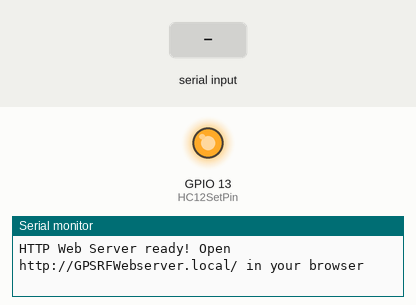
A sketch run on a simulated ESP8266 (NodeMCU). On the bench: output pins drawn as LEDs (lit = HIGH), the last lines printed to the serial monitor. Inputs (shaded band) come from the test bench. The modem accepts every AT command (registered, SIM ready, sends succeed) and sends nothing else.

Above: at 9.4 s.
9.5 s: "AT,1\n" received over Serial
At 10.0 s:
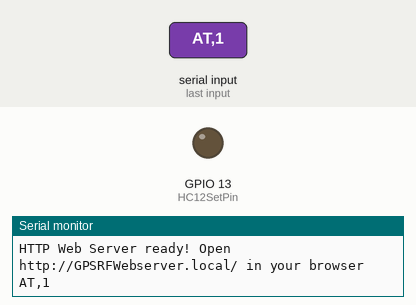
11.7 s: "AT+B\n" received over the second serial link
At 13.4 s:
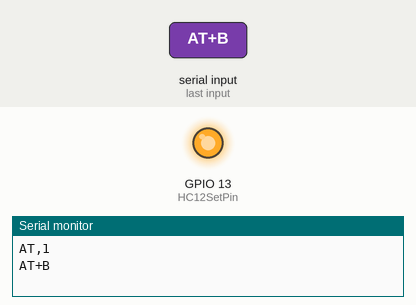
14.2 s: "AT\n" received over Serial
At 14.7 s:
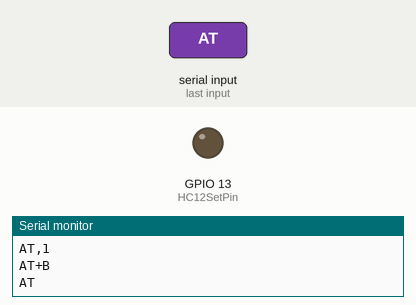
17.9 s: "AT+B\n" received over Serial
At 20.0 s:
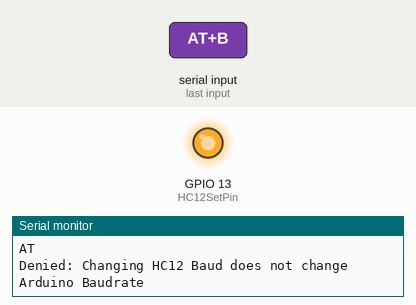
Timing chart, 0 to 21.5 s (numbered marks = the images above; inputs shaded):
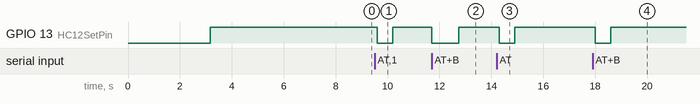

The sketch:

GPSRFWebserverFR.ino
```cpp
#include <ESP8266WiFi.h>
#include <WiFiClient.h>
#include <ESP8266WebServer.h>
#include <ESP8266mDNS.h>
#include <ESP8266HTTPUpdateServer.h>
#include <SoftwareSerial.h>

//--- Begin Pin Declarations ---//
const byte HC12RxdPin = 14;                          // "RXD" Pin on HC12
const byte HC12TxdPin = 12;                          // "TXD" Pin on HC12
const byte HC12SetPin = 13;                          // "SET" Pin on HC12
//--- End Pin Declarations ---//

char byteIn;                                        // Temporary variable
String HC12ReadBuffer = "";                         // Read/Write Buffer 1 -- Serial
String SerialReadBuffer = "";                       // Read/Write Buffer 2 -- HC12

char *galt = NULL ;
float glatweb;
float glngweb;
float gspeedweb;
char* GPSSentence;

//float VCC;
//float VccGPS;
//char* VccText;
//char msgBuffer[6];

boolean serialEnd = false;                          // Flag for End of Serial String
boolean HC12End = false;                            // Flag for End of HC12 String
boolean commandMode = false;                        // Send AT commands to remote receivers

const char* host = "GPSRFWebserver";
const char* hostUpdate = "GPSRFWUpdate";
const char* ssid = "GPSRFWebserver";
const char* password = "RFGPS123456789";

//--- End variable declarations ---//

// Create Software Serial Ports for HC12 & GPS
// Software Serial ports Rx and Tx are opposite the HC12 Rxd and Txd
SoftwareSerial HC12(HC12TxdPin, HC12RxdPin);

// Define Access point IP
IPAddress local_IP(192, 168, 4, 1);
IPAddress gateway(192, 168, 4, 1);
IPAddress subnet(255, 255, 255, 0);

// Define a web server at port 80 for HTTP
ESP8266WebServer server(80);
ESP8266WebServer httpServer(81);
ESP8266HTTPUpdateServer httpUpdater;
//ADC_MODE(ADC_VCC);


void setup() {
  Serial.begin(9600);                               // Open serial port to computer at 9600 Baud
  HC12ReadBuffer.reserve(82);                       // Reserve 82 bytes for message
  SerialReadBuffer.reserve(82);                     // Reserve 82 bytes for message
  //  GPSReadBuffer.reserve(82);                        // Reserve 82 bytes for longest NMEA sentence

  Serial.println();
  Serial.println("Configuring access point...");

  //set-up the custom IP address
  WiFi.mode(WIFI_AP_STA);
  WiFi.softAPConfig(local_IP, gateway, subnet);  // subnet FF FF FF 00

  /* You can remove the password parameter if you want the AP to be open. */
  WiFi.softAP(ssid, password);

  IPAddress myIP = WiFi.softAPIP();

  Serial.print("AP IP address: ");
  Serial.println(myIP);

  MDNS.begin(host);
  MDNS.begin(hostUpdate);

  httpUpdater.setup(&httpServer);
  httpServer.begin();

  MDNS.addService("http", "tcp", 81);
  MDNS.addService("http", "tcp", 80);
  Serial.printf("HTTP Update Server is ready! Open http://%s.local:81/update in your browser\n", hostUpdate);

  server.on ( "/", handleRoot );
  server.on ( "/inline", []() {
    server.send ( 200, "text/plain", "this works as well" );
  } );
  server.onNotFound ( handleNotFound );

  server.begin();
  Serial.printf("HTTP Web Server ready! Open http://%s.local/ in your browser\n", host);
  delay(3000);

  pinMode(HC12SetPin, OUTPUT);                      // Output High for Transparent / Low for Command
  digitalWrite(HC12SetPin, HIGH);                   // Enter Transparent mode
  delay(80);                                        // 80 ms delay before operation per datasheet

  HC12.begin(9600);                                 // Open software serial port to HC12 at 2400 Baud
  //  GPS.begin(9600);                                  // Open software serial port to GPS at 9600 Baud
  delay(5000);
  HC12.listen();                                    // Listen to HC12


}


void loop() {
  while (HC12.available()) {                        // If Arduino's HC12 rx buffer has data
    byteIn = HC12.read();                           // Store each character in byteIn

    HC12ReadBuffer += char(byteIn);                 // Write each character of byteIn to HC12ReadBuffer
    if (byteIn == '\n') {                           // At the end of the line
      HC12End = true;                               // Set HC12End flag to true.
    }
  }

  while (Serial.available()) {                      // If Arduino's computer rx buffer has data
    byteIn = Serial.read();                         // Store each character in byteIn
    SerialReadBuffer += char(byteIn);               // Write each character of byteIn to SerialReadBuffer
    if (byteIn == '\n') {                           // At the end of the line
      serialEnd = true;                             // Set serialEnd flag to true.
    }
  }

  if (serialEnd) {                                  // Check to see if serialEnd flag is true
    if (SerialReadBuffer.startsWith("AT")) {        // Check to see if a command has been sent
      if (SerialReadBuffer.startsWith("AT+B")) {    // If it is a baud change command, delete it immediately
        SerialReadBuffer = "";
        Serial.print("Denied: Changing HC12 Baud does not change Arduino Baudrate");
      }
      HC12.print(SerialReadBuffer);                 // Send local command to remote HC12 before changing settings
      delay(100);                                   //
      digitalWrite(HC12SetPin, LOW);                // If true, enter command mode
      delay(100);                                   // Delay before writing command
      HC12.print(SerialReadBuffer);                 // Send command to HC12
      Serial.print(SerialReadBuffer);               // Send command to serial
      delay(500);                                   // Wait 0.5s for reply
      digitalWrite(HC12SetPin, HIGH);               // Exit command / enter transparent mode
      delay(100);                                   // Delay before proceeding
    }

    HC12.print(SerialReadBuffer);                   // Send text to HC12 to be broadcast
    SerialReadBuffer = "";                          // Clear buffer 2
    serialEnd = false;                              // Reset serialEnd flag
  }

  if (HC12End) {                                    // If HC12End flag is true
    if (HC12ReadBuffer.startsWith("AT")) {          // Check to see if a command was received
      digitalWrite(HC12SetPin, LOW);                // If true, enter command mode
      delay(40);                                    // Delay before writing command
      HC12.print(HC12ReadBuffer);                   // Send incoming command back to HC12
      Serial.println(HC12ReadBuffer);               // Send command to serial
      delay(1000);                                  // Wait 0.5s for reply
      digitalWrite(HC12SetPin, HIGH);               // Exit command / enter transparent mode
      delay(80);                                    // Delay before proceeding
      HC12.println("Remote Command Executed");
    }

    if (HC12ReadBuffer.startsWith("$GPRMC")) {

      Serial.println(HC12ReadBuffer);                 // Send message to screen
      GPSSentence = strdup(HC12ReadBuffer.c_str());
      parse_gpsmessage();
    }
    if (HC12ReadBuffer.startsWith("$GPGGA")) {
      Serial.println(HC12ReadBuffer);                 // Send message to screen
      GPSSentence = strdup(HC12ReadBuffer.c_str());
      parse_gpsmessage();
    }
    HC12ReadBuffer = "";                            // Empty Buffer
    HC12End = false;                                // Reset Flag
  }

  server.handleClient();
  httpServer.handleClient();

}


void handleNotFound() {

  String message = "File Not Found\n\n";
  message += "URI: ";
  message += server.uri();
  message += "\nMethod: ";
  message += ( server.method() == HTTP_GET ) ? "GET" : "POST";
  message += "\nArguments: ";
  message += server.args();
  message += "\n";

  for ( uint8_t i = 0; i < server.args(); i++ ) {
    message += " " + server.argName ( i ) + ": " + server.arg ( i ) + "\n";
  }

  server.send ( 404, "text/plain", message );

}


void handleRoot() {

  //  if (VCC > 3.6 and VCC < 3.7) {
  //    VccText = strcat(dtostrf(VCC, 4, 2, msgBuffer), " V. Please change the battery.");
  //
  //  }
  //  else {
  //    VccText = strcat(dtostrf(VCC, 4, 2, msgBuffer), " V.");
  //
  //  }


  char html[1000];
  int sec = millis() / 1000;
  int min = sec / 60;
  int hr = min / 60;


  //Build an HTML page to display on the web-server root address
  snprintf ( html, 1000,

             "<html>\
    <head>\
      <meta http-equiv='refresh' content='30'/>\
      <title>Retrouve moi</title>\
      <style>\
        body { background-color: #cccccc; font-family: Arial, Helvetica, Sans-Serif; font-size: 1.5em; Color: #000000; }\
        h1 { Color: #AA0000; }\
      </style>\
    </head>\
    <body>\
      <h1>Retrouve moi</h1>\
      <p>Serveur web démarré depuis: %02d:%02d:%02d</p>\
      <p>Coordonnées GPS du tracker: %f,%f</p>\
      <p>Altitude: %s meter</p>\
      <p>Vitesse: %f m/s</p>\
      <p>Voir dans Google Maps: Se déconnecter du point d'acces WiFi GPSRFWebserver et <a href='https://www.google.com/maps/place/%f,%f'>cliquez ici</a></p>\
      <p>Cette page se rafraichit toutes les 30 secondes. <a href=\"javascript:window.location.reload();\">Cliquez ici</a> pour rafraichir maintenant.</p>\
    </body>\
  </html>",

             hr, min % 60, sec % 60,
             glatweb, glngweb, galt, gspeedweb,
             glatweb, glngweb

           );
  server.send ( 200, "text/html", html );

}


void parse_gpsmessage()
{
  float glattemp;
  float glngtemp;
  float gspeedtemp;
  char *gspeed = NULL ;
  char *glat = NULL ;
  char *glng = NULL ;
  char gns = 0 ;
  char gew = 0 ;
  char* token;
  char delim[] = ",";
  int gps_message_type;

  token = strtok(GPSSentence, delim);
  if (strcmp(token, "$GPRMC") == 0) {
    gps_message_type = 1;

  }
  else if (strcmp(token, "$GPGGA") == 0) {
    gps_message_type = 2;
  }
  switch (gps_message_type)
  {
    case 1:
      //Get Data from GPRMS message
      strtok(NULL, delim);
      strtok(NULL, delim);
      glat = strtok(NULL, delim);
      gns = *strtok(NULL, delim);
      glng = strtok(NULL, delim);
      gew = *strtok(NULL, delim);
      gspeed = strtok(NULL, delim);
      //Convert Data
      glattemp = (String(glat).substring(0, 2).toFloat() + (String(glat).substring(2).toFloat() / 60));
      glngtemp = (String(glng).substring(0, 3).toFloat() + (String(glng).substring(3).toFloat() / 60));
      if (gns == 'S') glattemp = -1 * glattemp;
      if (gew == 'W') glngtemp = -1 * glngtemp;
      gspeedtemp = String(gspeed).toFloat() * 0.514444;
      gspeedweb = gspeedtemp;
      break;
    case 2:
      //Get Data from GPGGA message
      strtok(NULL, delim);
      glat = strtok(NULL, delim);
      gns = *strtok(NULL, delim);
      glng = strtok(NULL, delim);
      gew = *strtok(NULL, delim);
      strtok(NULL, delim);
      strtok(NULL, delim);
      strtok(NULL, delim);
      galt = strtok(NULL, delim);
      //Convert Data
      glattemp = (String(glat).substring(0, 2).toFloat() + (String(glat).substring(2).toFloat() / 60));
      glngtemp = (String(glng).substring(0, 3).toFloat() + (String(glng).substring(3).toFloat() / 60));
      if (gns == 'S') glattemp = -1 * glattemp;
      if (gew == 'W') glngtemp = -1 * glngtemp;
      break;
    default:
      Serial.println("GPS PARSE ERROR");
      break;
  }
  glngweb = glngtemp;
  glatweb = glattemp;
  strcpy(GPSSentence, "");
}
```

Measured:
- after the input at 9.5 s, GPIO 13 (HC12SetPin): HIGH → LOW after 0.10 s, → HIGH 0.60 s later
- after the input at 11.7 s, GPIO 13 (HC12SetPin): HIGH → LOW at once, → HIGH 1.0 s later
- after the input at 14.2 s, GPIO 13 (HC12SetPin): HIGH → LOW after 0.10 s, → HIGH 0.60 s later
- after the input at 17.9 s, GPIO 13 (HC12SetPin): HIGH → LOW after 0.10 s, → HIGH 0.60 s later
